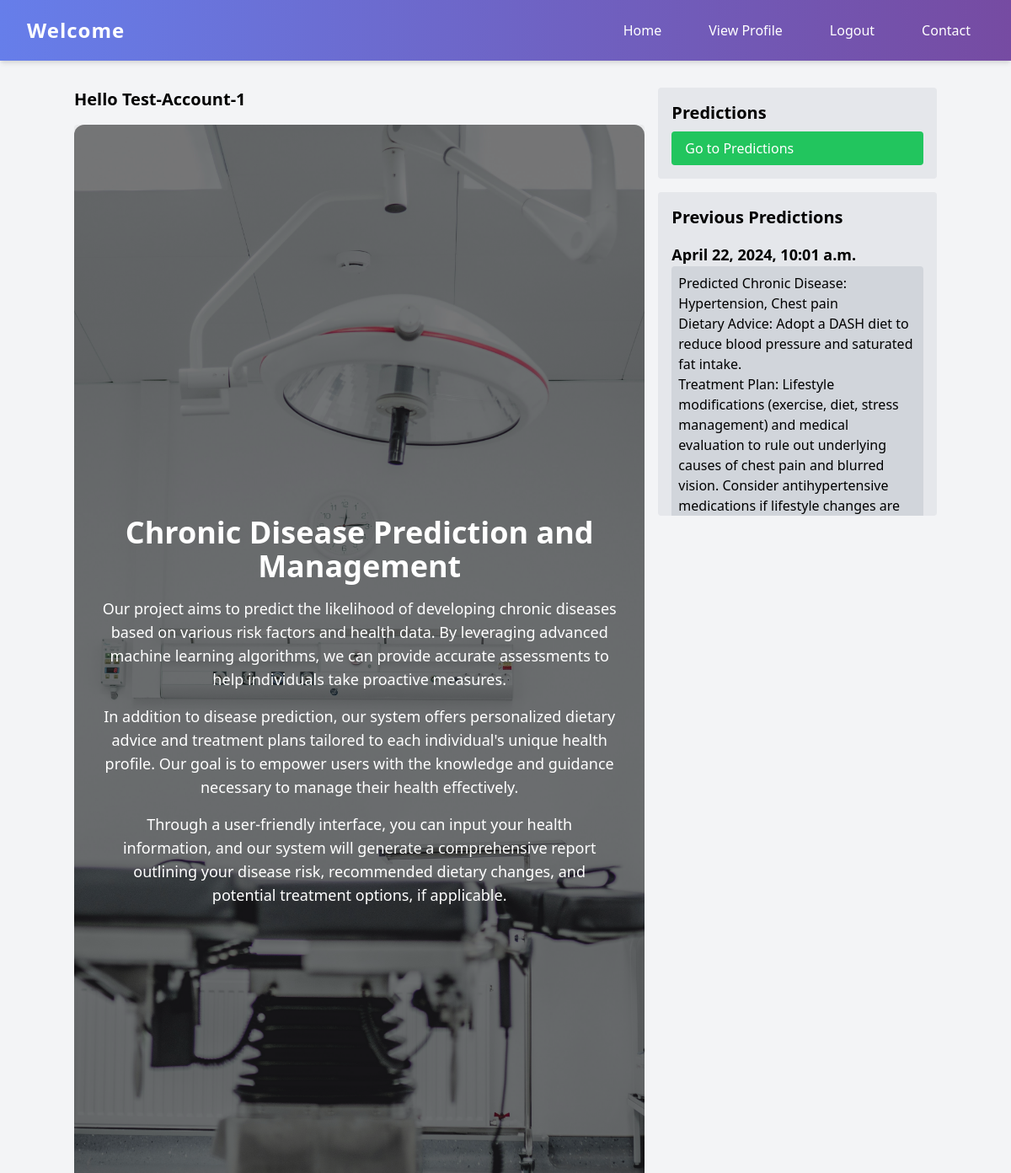
The page / (signed in) on the database its author committed.
### apps/prediction/models.py (models this page shows, shortened)
class Prediction(models.Model):
    user = models.ForeignKey(User, on_delete=models.CASCADE, related_name='predictions')
    input_data = models.TextField()
    generated_text = models.TextField()
    created_at = models.DateTimeField(auto_now_add=True)

### apps/main/views.py (the view)
# urls.py: path('', views.home, name='home'),
def home(request):
    if request.user.is_authenticated:
        user_predictions = request.user.predictions.all()
    else:
        user_predictions = None
    context = {
        'predictions': user_predictions
    }
    return render(request, 'main/home.html', context)

### apps/main/templates/main/home.html (shortened to what this page needs)
{% load static %}
<!DOCTYPE html>
<html lang="en">
<head>
    <script src="https://cdn.tailwindcss.com"></script>
    {% url 'users:login' as login_url %}
</head>
<body class="bg-gray-100">
    <nav class="navbar-main flex justify-between items-center px-8 py-4 text-white">
        <div class="navbar-brand">Welcome</div>
        <div class="flex space-x-6">
          <a href="{% url 'main:home' %}" class="nav-link">Home</a>
          {% if user.is_authenticated %}
            <a href="{% url 'users:profile' %}" class="nav-link">View Profile</a>
            <a href="{% url 'users:logout_user' %}" class="nav-link">Logout</a>
          {% else %}
            <a href="{% url 'users:login' %}" class="nav-link">Login</a>
            <a href="{% url 'users:sign_up' %}" class="nav-link">Sign Up</a>
          {% endif %}
          <a href="#" class="nav-link">Contact</a>
        </div>
      </nav>
    <div class="container mx-auto mt-8">
        <div class="grid grid-cols-3 gap-4">
            <div class="col-span-2">
                <h1 class="text-xl font-bold mb-4">Hello {{ request.user.username }}</h1>
                {% block content %}
                <div class="overflow-hidden flex items-center justify-center h-screen">
                  <div class=" rounded xl w-full h-full bg-cover bg-center" style="background-image: url('{% static "main/images/hospital.jpg" %}');">
                    <div class=" rounded-xl bg-black bg-opacity-50 h-full flex items-center justify-center">
                      <div class="text-center text-white p-8">
                        <h2 class="text-4xl font-bold mb-4">Chronic Disease Prediction and Management</h2>
                          <p class="text-lg mb-4">Our project aims to predict the likelihood of developing chronic diseases based on various risk factors and health data. By leveraging advanced machine learning algorithms, we can provide accurate assessments to help individuals take proactive measures.</p>
                          <p class="text-lg mb-4">In addition to disease prediction, our system offers personalized dietary advice and treatment plans tailored to each individual's unique health profile. Our goal is to empower users with the knowledge and guidance necessary to manage their health effectively.</p>
                          <p class="text-lg">Through a user-friendly interface, you can input your health information, and our system will generate a comprehensive report outlining your disease risk, recommended dietary changes, and potential treatment options, if applicable.</p>
                      </div>
                    </div>
                  </div>
                </div>
                {% endblock %}
            </div>
            <div>
                <div class="bg-gray-200 p-4 rounded mb-4">
                  <h2 class="text-xl font-semibold mb-2">Predictions</h2>
                  <a href="{% url 'prediction:generate_texts' %}" class="block px-4 py-2 rounded bg-green-500 hover:bg-green-600 text-white">Go to Predictions</a>
                </div>
                {% if predictions %}
                <div class="bg-gray-200 p-4 rounded max-h-96 overflow-y-auto">
                  <h2 class="text-xl font-semibold mb-4">Previous Predictions</h2>
                  {% for prediction in predictions|dictsortreversed:"created_at" %}
                  <div class="mb-4">
                    <h3 class="text-lg font-bold">{{ prediction.created_at }}</h3>
                    <p class="bg-gray-300 p-2 rounded">{{ prediction.generated_text|linebreaksbr }}</p>
                  </div>
                  {% endfor %}
                </div>
                {% endif %}
              </div>
        </div>
    </div>
</body>
</html>

### apps/main/templates/main/home.html (style rules this page uses)
.navbar-main { background: linear-gradient(90deg, #667eea 0%, #764ba2 100%); box-shadow: 0 4px 6px -1px rgba(0, 0, 0, 0.1), 0 2px 4px -1px rgba(0, 0, 0, 0.06); padding: 1rem; }
.navbar-brand { font-size: 1.5rem; font-weight: 700; letter-spacing: 1px; }
.nav-link { font-weight: 500; transition: all 0.2s ease-in-out; padding: 0.5rem 1rem; border-radius: 0.375rem; }

### rows shown on the page
Prediction: created_at "April 22, 2024, 10:01 a.m.", generated_text "Predicted Chronic Disease: Hypertension, Chest pain Dietary Advice: Adopt a DASH diet to reduce blood pressure and saturated fat intake. Treatment Plan: Lifestyle modifications (exercise, diet, stress management) and medical evaluation to rule out underlying causes of chest pain and blurred vision. Consider antihypertensive medications if lifestyle changes are…"

### other values the page prints
{{ request.user.username }} "Test-Account-1"
